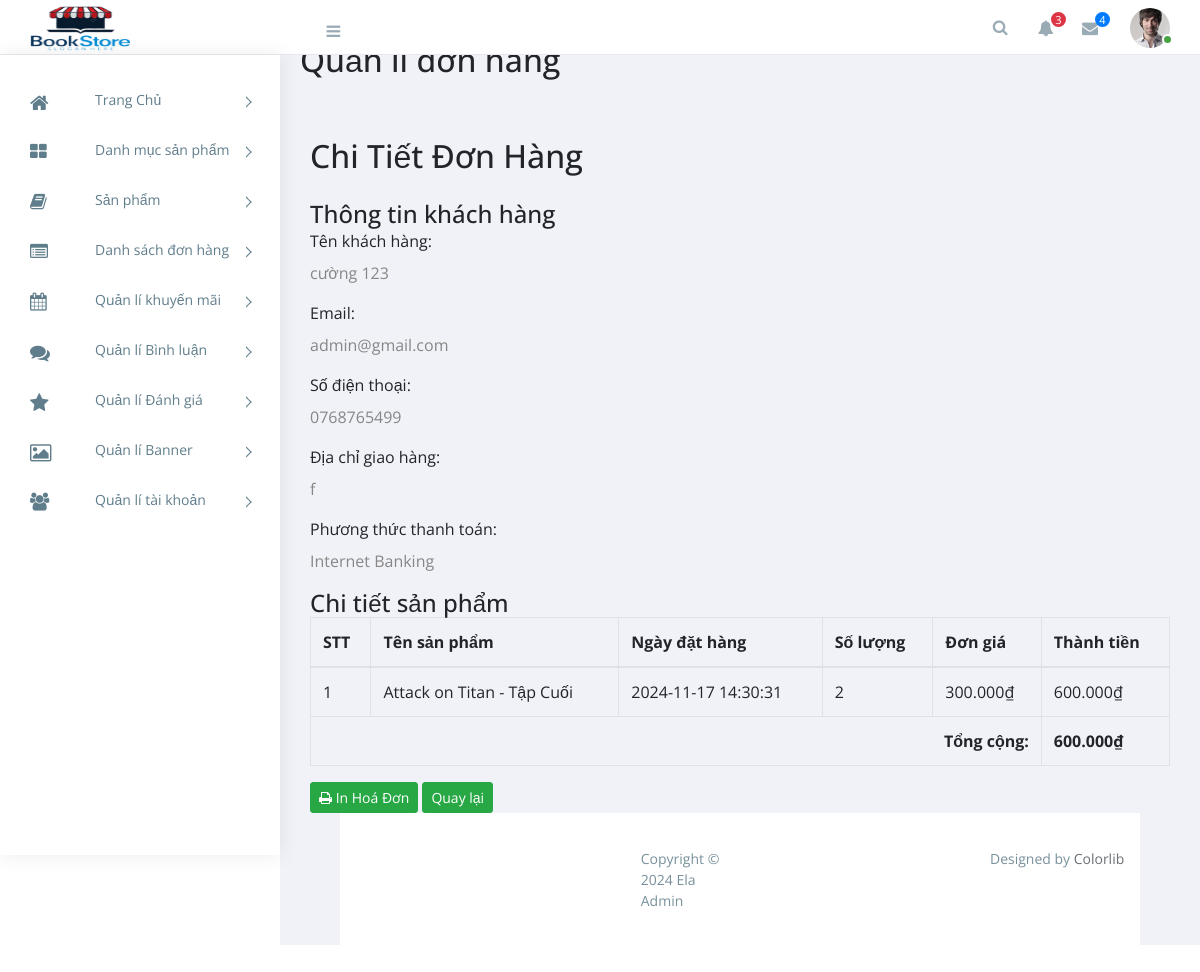
The app's page /admin/index.php?act=order-detail&id=33, older data.
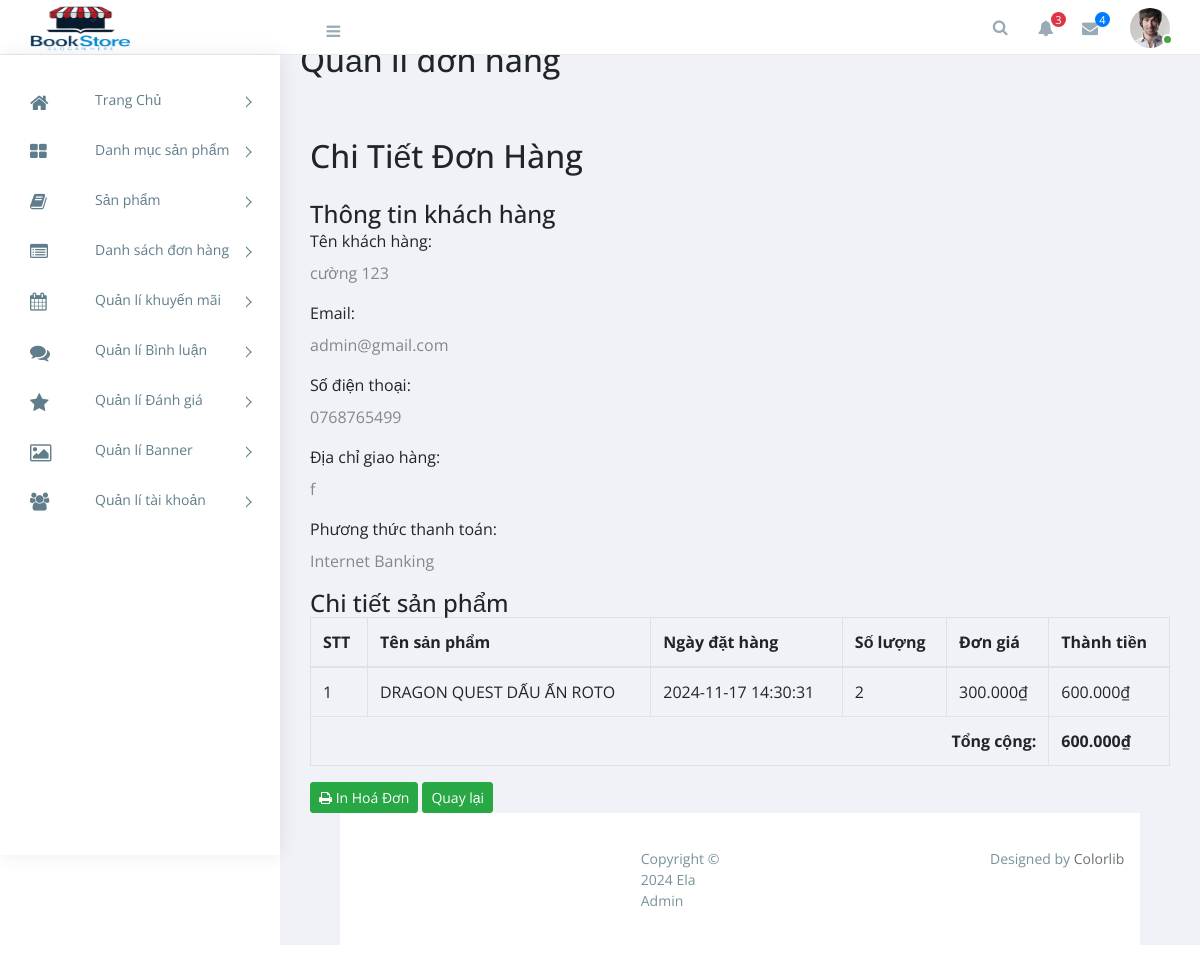
The same page, newer data.
### tables this page shows
CREATE TABLE `order_items` (
  `id` int NOT NULL,
  `order_id` int DEFAULT NULL,
  `comic_id` int DEFAULT NULL,
  `quantity` int NOT NULL,
  `unit_price` decimal(10,2) NOT NULL,
  `subtotal` decimal(10,2) GENERATED ALWAYS AS ((`quantity` * `unit_price`)) VIRTUAL
);

CREATE TABLE `comics` (
  `id` int NOT NULL,
  `title` varchar(255) NOT NULL,
  `author_id` int DEFAULT NULL,
  `category_id` int DEFAULT NULL,
  `description` text,
  `publication_date` date DEFAULT NULL,
  `price` decimal(10,2) DEFAULT NULL,
  `original_price` decimal(10,2) NOT NULL DEFAULT '0.00',
  `stock_quantity` int DEFAULT NULL,
  `image` varchar(255) DEFAULT NULL,
  `created_at` timestamp NULL DEFAULT CURRENT_TIMESTAMP,
  `updated_at` timestamp NULL DEFAULT CURRENT_TIMESTAMP ON UPDATE CURRENT_TIMESTAMP
);

CREATE TABLE `orders` (
  `id` int NOT NULL,
  `user_id` int DEFAULT NULL,
  `order_date` timestamp NULL DEFAULT CURRENT_TIMESTAMP,
  `total_amount` decimal(10,2) DEFAULT NULL,
  `payment_status` enum('unpaid','paid','refunded','failed','processing') DEFAULT 'unpaid',
  `payment_method` enum('Credit Card','Cash on Delivery','Internet Banking','E-Wallet') NOT NULL,
  `shipping_status` enum('pending','delivering','delivered','returned','cancelled') DEFAULT 'pending',
  `shipping_address` text NOT NULL
);

### admin/controllers/OrderController.php (called while the page is built, shortened)
<?php
class OrderController{
    private $modelOrder;
    public function __construct(){
        $this->modelOrder = new Order();
    }
    public function views_order_detail() {
        $id = $_GET['id'] ?? null;
        $detailsp = $this->modelOrder->getOrderDetailsThongTin($id);
        require_once './views/order/chitietdh.php';
    }
}
?>

### commons/core.php (called while the page is built, shortened)
<?php
function connectDB() {
    $host = DB_HOST;
    $port = DB_PORT;
    $dbname = DB_NAME;
    try {
        $conn = new PDO("mysql:host=$host;port=$port;dbname=$dbname", DB_USERNAME, DB_PASSWORD);
        $conn->setAttribute(PDO::ATTR_ERRMODE, PDO::ERRMODE_EXCEPTION);
        $conn->setAttribute(PDO::ATTR_DEFAULT_FETCH_MODE, PDO::FETCH_ASSOC);
        return $conn;
    } catch (PDOException $e) {
        echo ("Connection failed: " . $e->getMessage());
    }
}
?>

### admin/models/Order.php (called while the page is built, shortened)
<?php
class Order{
    private $conn;
    public function __construct(){
        $this->conn = connectDB();
    }
    public function getOrderDetailsThongTin($id) {
        try {
            $sql = "SELECT
                order_items.order_id,
                order_items.quantity,
                order_items.unit_price,
                (order_items.quantity * order_items.unit_price) AS subtotal,
                comics.title,
                orders.order_date,
                users.name,
                users.email,
                users.phone
            FROM order_items
            JOIN comics ON order_items.comic_id = comics.id
            JOIN orders ON order_items.order_id = orders.id
            JOIN users ON orders.user_id = users.id
            WHERE order_items.order_id = :id";
            $stmt = $this->conn->prepare($sql);
            $stmt->execute([':id' => $id]);
            return $stmt->fetchAll();
        } catch (PDOException $e) {
            echo "Connection failed: " . $e->getMessage();
        }
    }
}
?>

### admin/views/order/chitietdh.php (the view, shortened to what the changed rows need)
<div class="container-fluid" style="margin-top: -24px;">
    <section class="content-header">
        <div class="container-fluid">
            <div class="row mb-2">
                <div class="col-sm-6" style="padding:10px 5px;">
                    <h2>Quản lí đơn hàng</h2>
                </div>
            </div>
        </div>
    </section>
    <div class="container my-5">
    <h2 class="mb-4">Chi Tiết Đơn Hàng</h2>
    <div class="mb-4">
    <div class="mb-4">
        <div class="table-responsive">
        <table class="table table-bordered">
    <thead>
        <tr>
            <th>STT</th>
            <th>Tên sản phẩm</th>
            <th>Ngày đặt hàng</th>
            <th>Số lượng</th>
            <th>Đơn giá</th>
            <th>Thành tiền</th>
        </tr>
    </thead>
    <tbody>
        <?php
        foreach ($detailsp as $index => $itemsp):
            $item_total = $itemsp['unit_price'] * $itemsp['quantity'];
        ?>
        <tr>
            <td><?php echo $index + 1; ?></td>
            <td><?php echo $itemsp['title'] ?? $itemsp['order_id']; ?></td>
            <td><?php echo $itemsp['order_date']; ?></td>
            <td><?php echo $itemsp['quantity']; ?></td>
            <td><?php echo number_format($itemsp['unit_price'], 0, ',', '.'); ?>₫</td>
            <td><?php echo number_format($item_total, 0, ',', '.'); ?>₫</td>
        </tr>
        <?php endforeach; ?>
    </tbody>
</table>

Row changes from the older to the newer data that the page shows:
changed through a linked row, order_items: comic.title "Attack on Titan - Tập Cuối" → "DRAGON QUEST DẤU ẤN ROTO"
